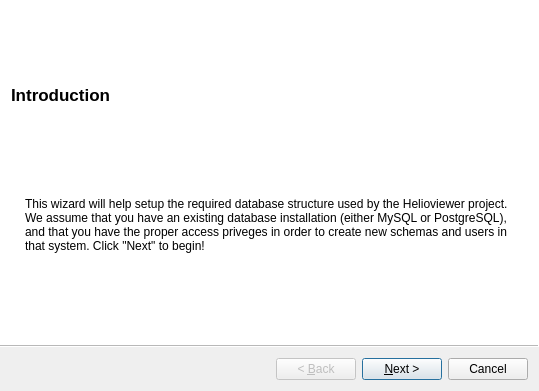
<?xml version="1.0" encoding="UTF-8"?>
<ui version="4.0">
 <class>InstallWizard</class>
 <widget class="QWizard" name="InstallWizard">
  <property name="geometry">
   <rect>
    <x>0</x>
    <y>0</y>
    <width>539</width>
    <height>391</height>
   </rect>
  </property>
  <property name="windowTitle">
   <string>Helioviewer Database Installation</string>
  </property>
  <property name="windowIcon">
   <iconset resource="resources/hv.qrc">
    <normaloff>:/Logos/hv.ico</normaloff>:/Logos/hv.ico</iconset>
  </property>
  <property name="wizardStyle">
   <enum>QWizard::AeroStyle</enum>
  </property>
  <property name="options">
   <set>QWizard::DisabledBackButtonOnLastPage|QWizard::IndependentPages</set>
  </property>
  <widget class="QWizardPage" name="introPage">
   <property name="title">
    <string>Introduction</string>
   </property>
   <property name="subTitle">
    <string/>
   </property>
   <widget class="QWidget" name="verticalLayoutWidget">
    <property name="geometry">
     <rect>
      <x>10</x>
      <y>0</y>
      <width>511</width>
      <height>141</height>
     </rect>
    </property>
    <layout class="QVBoxLayout" name="introVBox">
     <item>
      <widget class="QLabel" name="greetingMsg">
       <property name="text">
        <string>This wizard will help setup the required database structure used by the Helioviewer project. We assume that you have an existing database installation (either MySQL or PostgreSQL), and that you have the proper access priveges in order to create new schemas and users in that system. Click &quot;Next&quot; to begin!</string>
       </property>
       <property name="alignment">
        <set>Qt::AlignLeading|Qt::AlignLeft|Qt::AlignTop</set>
       </property>
       <property name="wordWrap">
        <bool>true</bool>
       </property>
       <property name="indent">
        <number>13</number>
       </property>
       <property name="openExternalLinks">
        <bool>true</bool>
       </property>
      </widget>
     </item>
    </layout>
   </widget>
  </widget>
  <widget class="QWizardPage" name="dbAdminPage">
   <property name="title">
    <string>Database Setup</string>
   </property>
   <property name="subTitle">
    <string>Existing database information</string>
   </property>
   <widget class="QWidget" name="verticalLayoutWidget_4">
    <property name="geometry">
     <rect>
      <x>0</x>
      <y>0</y>
      <width>521</width>
      <height>288</height>
     </rect>
    </property>
    <layout class="QVBoxLayout" name="dbAdminPageOuter">
     <item>
      <widget class="QLabel" name="dbAdminPageDesc">
       <property name="sizePolicy">
        <sizepolicy hsizetype="Preferred" vsizetype="Fixed">
         <horstretch>0</horstretch>
         <verstretch>0</verstretch>
        </sizepolicy>
       </property>
       <property name="minimumSize">
        <size>
         <width>0</width>
         <height>70</height>
        </size>
       </property>
       <property name="text">
        <string>Select the type of database you wish to use and the login information for an administrative user in that system</string>
       </property>
       <property name="wordWrap">
        <bool>true</bool>
       </property>
      </widget>
     </item>
     <item>
      <layout class="QFormLayout" name="dbAdminForm">
       <property name="fieldGrowthPolicy">
        <enum>QFormLayout::AllNonFixedFieldsGrow</enum>
       </property>
       <item row="0" column="0">
        <widget class="QLabel" name="dbTypeLbl">
         <property name="sizePolicy">
          <sizepolicy hsizetype="Preferred" vsizetype="Fixed">
           <horstretch>0</horstretch>
           <verstretch>0</verstretch>
          </sizepolicy>
         </property>
         <property name="minimumSize">
          <size>
           <width>0</width>
           <height>57</height>
          </size>
         </property>
         <property name="text">
          <string>Database type:</string>
         </property>
         <property name="alignment">
          <set>Qt::AlignBottom|Qt::AlignLeading|Qt::AlignLeft</set>
         </property>
         <property name="indent">
          <number>20</number>
         </property>
        </widget>
       </item>
       <item row="0" column="1">
        <widget class="QWidget" name="dbType" native="true">
         <property name="sizePolicy">
          <sizepolicy hsizetype="Preferred" vsizetype="Fixed">
           <horstretch>0</horstretch>
           <verstretch>0</verstretch>
          </sizepolicy>
         </property>
         <property name="minimumSize">
          <size>
           <width>0</width>
           <height>50</height>
          </size>
         </property>
         <property name="baseSize">
          <size>
           <width>0</width>
           <height>0</height>
          </size>
         </property>
         <widget class="QRadioButton" name="postgresRadioBtn">
          <property name="geometry">
           <rect>
            <x>140</x>
            <y>10</y>
            <width>392</width>
            <height>41</height>
           </rect>
          </property>
          <property name="sizePolicy">
           <sizepolicy hsizetype="Minimum" vsizetype="Fixed">
            <horstretch>0</horstretch>
            <verstretch>0</verstretch>
           </sizepolicy>
          </property>
          <property name="text">
           <string>PostgreSQL</string>
          </property>
          <property name="icon">
           <iconset resource="resources/hv.qrc">
            <normaloff>:/Databases/postgres_logo-elephant-64.png</normaloff>:/Databases/postgres_logo-elephant-64.png</iconset>
          </property>
          <property name="iconSize">
           <size>
            <width>32</width>
            <height>32</height>
           </size>
          </property>
         </widget>
         <widget class="QRadioButton" name="mysqlRadioBtn">
          <property name="geometry">
           <rect>
            <x>0</x>
            <y>10</y>
            <width>91</width>
            <height>37</height>
           </rect>
          </property>
          <property name="text">
           <string/>
          </property>
          <property name="icon">
           <iconset resource="resources/hv.qrc">
            <normaloff>:/Databases/mysql_logo.png</normaloff>:/Databases/mysql_logo.png</iconset>
          </property>
          <property name="iconSize">
           <size>
            <width>63</width>
            <height>32</height>
           </size>
          </property>
          <property name="checked">
           <bool>true</bool>
          </property>
         </widget>
        </widget>
       </item>
       <item row="1" column="0">
        <widget class="QLabel" name="dbAdminUserNameLbl">
         <property name="text">
          <string>Username:</string>
         </property>
         <property name="indent">
          <number>20</number>
         </property>
        </widget>
       </item>
       <item row="1" column="1">
        <widget class="QLineEdit" name="dbAdminUserName">
         <property name="sizePolicy">
          <sizepolicy hsizetype="Fixed" vsizetype="Fixed">
           <horstretch>0</horstretch>
           <verstretch>0</verstretch>
          </sizepolicy>
         </property>
        </widget>
       </item>
       <item row="2" column="1">
        <spacer name="verticalSpacer_3">
         <property name="orientation">
          <enum>Qt::Vertical</enum>
         </property>
         <property name="sizeHint" stdset="0">
          <size>
           <width>20</width>
           <height>10</height>
          </size>
         </property>
        </spacer>
       </item>
       <item row="3" column="0">
        <widget class="QLabel" name="dbAdminPasswordLbl">
         <property name="text">
          <string>Password:</string>
         </property>
         <property name="indent">
          <number>20</number>
         </property>
        </widget>
       </item>
       <item row="3" column="1">
        <widget class="QLineEdit" name="dbAdminPassword">
         <property name="sizePolicy">
          <sizepolicy hsizetype="Fixed" vsizetype="Fixed">
           <horstretch>0</horstretch>
           <verstretch>0</verstretch>
          </sizepolicy>
         </property>
         <property name="echoMode">
          <enum>QLineEdit::Password</enum>
         </property>
        </widget>
       </item>
       <item row="4" column="1">
        <widget class="QLabel" name="dbAdminStatus">
         <property name="minimumSize">
          <size>
           <width>0</width>
           <height>50</height>
          </size>
         </property>
         <property name="text">
          <string/>
         </property>
         <property name="wordWrap">
          <bool>true</bool>
         </property>
        </widget>
       </item>
      </layout>
     </item>
    </layout>
   </widget>
  </widget>
  <widget class="QWizardPage" name="hvDatabaseSetupPage">
   <property name="title">
    <string>Database Setup</string>
   </property>
   <property name="subTitle">
    <string>New database information</string>
   </property>
   <widget class="QWidget" name="verticalLayoutWidget_3">
    <property name="geometry">
     <rect>
      <x>0</x>
      <y>0</y>
      <width>521</width>
      <height>271</height>
     </rect>
    </property>
    <layout class="QVBoxLayout" name="hvDatabaseSetupPageOuter">
     <item>
      <widget class="QLabel" name="hvDatabaseSetupPageDesc">
       <property name="sizePolicy">
        <sizepolicy hsizetype="Preferred" vsizetype="Fixed">
         <horstretch>0</horstretch>
         <verstretch>0</verstretch>
        </sizepolicy>
       </property>
       <property name="minimumSize">
        <size>
         <width>0</width>
         <height>70</height>
        </size>
       </property>
       <property name="text">
        <string>Select a name for the new database to be created, and the username and password you wish to use to access this database.</string>
       </property>
       <property name="wordWrap">
        <bool>true</bool>
       </property>
      </widget>
     </item>
     <item>
      <layout class="QFormLayout" name="hvDatabaseSetupForm">
       <property name="fieldGrowthPolicy">
        <enum>QFormLayout::AllNonFixedFieldsGrow</enum>
       </property>
       <item row="2" column="0">
        <widget class="QLabel" name="hvUserNameLbl">
         <property name="sizePolicy">
          <sizepolicy hsizetype="Preferred" vsizetype="Expanding">
           <horstretch>0</horstretch>
           <verstretch>0</verstretch>
          </sizepolicy>
         </property>
         <property name="text">
          <string>Username:</string>
         </property>
         <property name="indent">
          <number>20</number>
         </property>
        </widget>
       </item>
       <item row="2" column="1">
        <widget class="QLineEdit" name="hvUserName">
         <property name="sizePolicy">
          <sizepolicy hsizetype="Fixed" vsizetype="Fixed">
           <horstretch>0</horstretch>
           <verstretch>0</verstretch>
          </sizepolicy>
         </property>
         <property name="text">
          <string/>
         </property>
        </widget>
       </item>
       <item row="4" column="0">
        <widget class="QLabel" name="hvPasswordLbl">
         <property name="sizePolicy">
          <sizepolicy hsizetype="Preferred" vsizetype="Expanding">
           <horstretch>0</horstretch>
           <verstretch>0</verstretch>
          </sizepolicy>
         </property>
         <property name="text">
          <string>Password:</string>
         </property>
         <property name="indent">
          <number>20</number>
         </property>
        </widget>
       </item>
       <item row="4" column="1">
        <widget class="QLineEdit" name="hvPassword">
         <property name="sizePolicy">
          <sizepolicy hsizetype="Fixed" vsizetype="Fixed">
           <horstretch>0</horstretch>
           <verstretch>0</verstretch>
          </sizepolicy>
         </property>
         <property name="text">
          <string/>
         </property>
         <property name="echoMode">
          <enum>QLineEdit::Normal</enum>
         </property>
        </widget>
       </item>
       <item row="3" column="1">
        <spacer name="verticalSpacer">
         <property name="orientation">
          <enum>Qt::Vertical</enum>
         </property>
         <property name="sizeHint" stdset="0">
          <size>
           <width>20</width>
           <height>10</height>
          </size>
         </property>
        </spacer>
       </item>
       <item row="5" column="1">
        <widget class="QLabel" name="hvDatabaseSetupStatus">
         <property name="text">
          <string/>
         </property>
         <property name="wordWrap">
          <bool>true</bool>
         </property>
        </widget>
       </item>
       <item row="0" column="0">
        <widget class="QLabel" name="hvDatabaseNameLbl">
         <property name="sizePolicy">
          <sizepolicy hsizetype="Preferred" vsizetype="Expanding">
           <horstretch>0</horstretch>
           <verstretch>0</verstretch>
          </sizepolicy>
         </property>
         <property name="text">
          <string>Database:</string>
         </property>
         <property name="indent">
          <number>20</number>
         </property>
        </widget>
       </item>
       <item row="0" column="1">
        <widget class="QLineEdit" name="hvDatabaseName">
         <property name="sizePolicy">
          <sizepolicy hsizetype="Fixed" vsizetype="Fixed">
           <horstretch>0</horstretch>
           <verstretch>0</verstretch>
          </sizepolicy>
         </property>
         <property name="text">
          <string/>
         </property>
        </widget>
       </item>
       <item row="1" column="1">
        <spacer name="verticalSpacer_2">
         <property name="orientation">
          <enum>Qt::Vertical</enum>
         </property>
         <property name="sizeHint" stdset="0">
          <size>
           <width>20</width>
           <height>10</height>
          </size>
         </property>
        </spacer>
       </item>
      </layout>
     </item>
    </layout>
   </widget>
  </widget>
  <widget class="QWizardPage" name="jp2ArchivePage">
   <property name="title">
    <string>Image Archive</string>
   </property>
   <property name="subTitle">
    <string>JPEG 2000 Image Archive Location</string>
   </property>
   <widget class="QWidget" name="verticalLayoutWidget_5">
    <property name="geometry">
     <rect>
      <x>-1</x>
      <y>-1</y>
      <width>521</width>
      <height>271</height>
     </rect>
    </property>
    <layout class="QVBoxLayout" name="jp2ArchivePageOuter">
     <item>
      <widget class="QLabel" name="jp2ArchivePageDesc">
       <property name="sizePolicy">
        <sizepolicy hsizetype="Preferred" vsizetype="Fixed">
         <horstretch>0</horstretch>
         <verstretch>0</verstretch>
        </sizepolicy>
       </property>
       <property name="minimumSize">
        <size>
         <width>0</width>
         <height>70</height>
        </size>
       </property>
       <property name="text">
        <string>Enter the location of the JPEG 2000 image archive root directory:</string>
       </property>
      </widget>
     </item>
     <item>
      <layout class="QHBoxLayout" name="jp2ArchivePageHBox">
       <property name="rightMargin">
        <number>15</number>
       </property>
       <item>
        <widget class="QLabel" name="jp2RootDirLbl">
         <property name="sizePolicy">
          <sizepolicy hsizetype="Fixed" vsizetype="Preferred">
           <horstretch>0</horstretch>
           <verstretch>0</verstretch>
          </sizepolicy>
         </property>
         <property name="maximumSize">
          <size>
           <width>80</width>
           <height>16777215</height>
          </size>
         </property>
         <property name="text">
          <string>JP2 Archive Location:</string>
         </property>
         <property name="alignment">
          <set>Qt::AlignRight|Qt::AlignTrailing|Qt::AlignVCenter</set>
         </property>
         <property name="wordWrap">
          <bool>true</bool>
         </property>
        </widget>
       </item>
       <item>
        <widget class="QLineEdit" name="jp2RootDirInput">
         <property name="text">
          <string>/var/www/jp2</string>
         </property>
        </widget>
       </item>
       <item>
        <widget class="QPushButton" name="jp2BrowseBtn">
         <property name="sizePolicy">
          <sizepolicy hsizetype="Minimum" vsizetype="Fixed">
           <horstretch>0</horstretch>
           <verstretch>0</verstretch>
          </sizepolicy>
         </property>
         <property name="text">
          <string>Browse</string>
         </property>
        </widget>
       </item>
      </layout>
     </item>
     <item>
      <widget class="QLabel" name="jp2ArchiveStatus">
       <property name="sizePolicy">
        <sizepolicy hsizetype="Preferred" vsizetype="Fixed">
         <horstretch>0</horstretch>
         <verstretch>0</verstretch>
        </sizepolicy>
       </property>
       <property name="minimumSize">
        <size>
         <width>0</width>
         <height>50</height>
        </size>
       </property>
       <property name="text">
        <string/>
       </property>
       <property name="wordWrap">
        <bool>true</bool>
       </property>
      </widget>
     </item>
    </layout>
   </widget>
  </widget>
  <widget class="QWizardPage" name="installingPage">
   <property name="title">
    <string>Installing Helioviewer Database Schema</string>
   </property>
   <property name="subTitle">
    <string>Processing JPEG 2000 Archive</string>
   </property>
   <widget class="QWidget" name="verticalLayoutWidget_2">
    <property name="geometry">
     <rect>
      <x>0</x>
      <y>0</y>
      <width>521</width>
      <height>241</height>
     </rect>
    </property>
    <layout class="QVBoxLayout" name="installingPageOuter">
     <property name="leftMargin">
      <number>10</number>
     </property>
     <property name="rightMargin">
      <number>20</number>
     </property>
     <item>
      <widget class="QLabel" name="label">
       <property name="text">
        <string>&lt;b&gt;Status:&lt;/b&gt;</string>
       </property>
       <property name="alignment">
        <set>Qt::AlignBottom|Qt::AlignLeading|Qt::AlignLeft</set>
       </property>
       <property name="indent">
        <number>0</number>
       </property>
      </widget>
     </item>
     <item>
      <widget class="QLabel" name="statusMsg">
       <property name="text">
        <string/>
       </property>
       <property name="indent">
        <number>15</number>
       </property>
      </widget>
     </item>
     <item>
      <widget class="QProgressBar" name="installProgress">
       <property name="enabled">
        <bool>true</bool>
       </property>
       <property name="value">
        <number>0</number>
       </property>
      </widget>
     </item>
     <item>
      <widget class="QWidget" name="widget" native="true">
       <property name="maximumSize">
        <size>
         <width>16777215</width>
         <height>50</height>
        </size>
       </property>
       <layout class="QHBoxLayout" name="horizontalLayout">
        <item>
         <spacer name="horizontalSpacer">
          <property name="orientation">
           <enum>Qt::Horizontal</enum>
          </property>
          <property name="sizeHint" stdset="0">
           <size>
            <width>40</width>
            <height>20</height>
           </size>
          </property>
         </spacer>
        </item>
        <item>
         <widget class="QPushButton" name="startProcessingBtn">
          <property name="text">
           <string>Start</string>
          </property>
         </widget>
        </item>
       </layout>
      </widget>
     </item>
    </layout>
   </widget>
  </widget>
  <widget class="QWizardPage" name="finishedPage">
   <property name="title">
    <string>Finished!</string>
   </property>
   <widget class="QLabel" name="finishedPageDesc">
    <property name="geometry">
     <rect>
      <x>20</x>
      <y>0</y>
      <width>501</width>
      <height>51</height>
     </rect>
    </property>
    <property name="text">
     <string>You have successfully installed the Helioviewer database.</string>
    </property>
   </widget>
  </widget>
 </widget>
 <tabstops>
  <tabstop>mysqlRadioBtn</tabstop>
  <tabstop>postgresRadioBtn</tabstop>
  <tabstop>dbAdminUserName</tabstop>
  <tabstop>dbAdminPassword</tabstop>
  <tabstop>hvDatabaseName</tabstop>
  <tabstop>hvUserName</tabstop>
  <tabstop>hvPassword</tabstop>
  <tabstop>jp2RootDirInput</tabstop>
  <tabstop>jp2BrowseBtn</tabstop>
  <tabstop>startProcessingBtn</tabstop>
 </tabstops>
 <resources>
  <include location="resources/hv.qrc"/>
 </resources>
 <connections/>
</ui>
